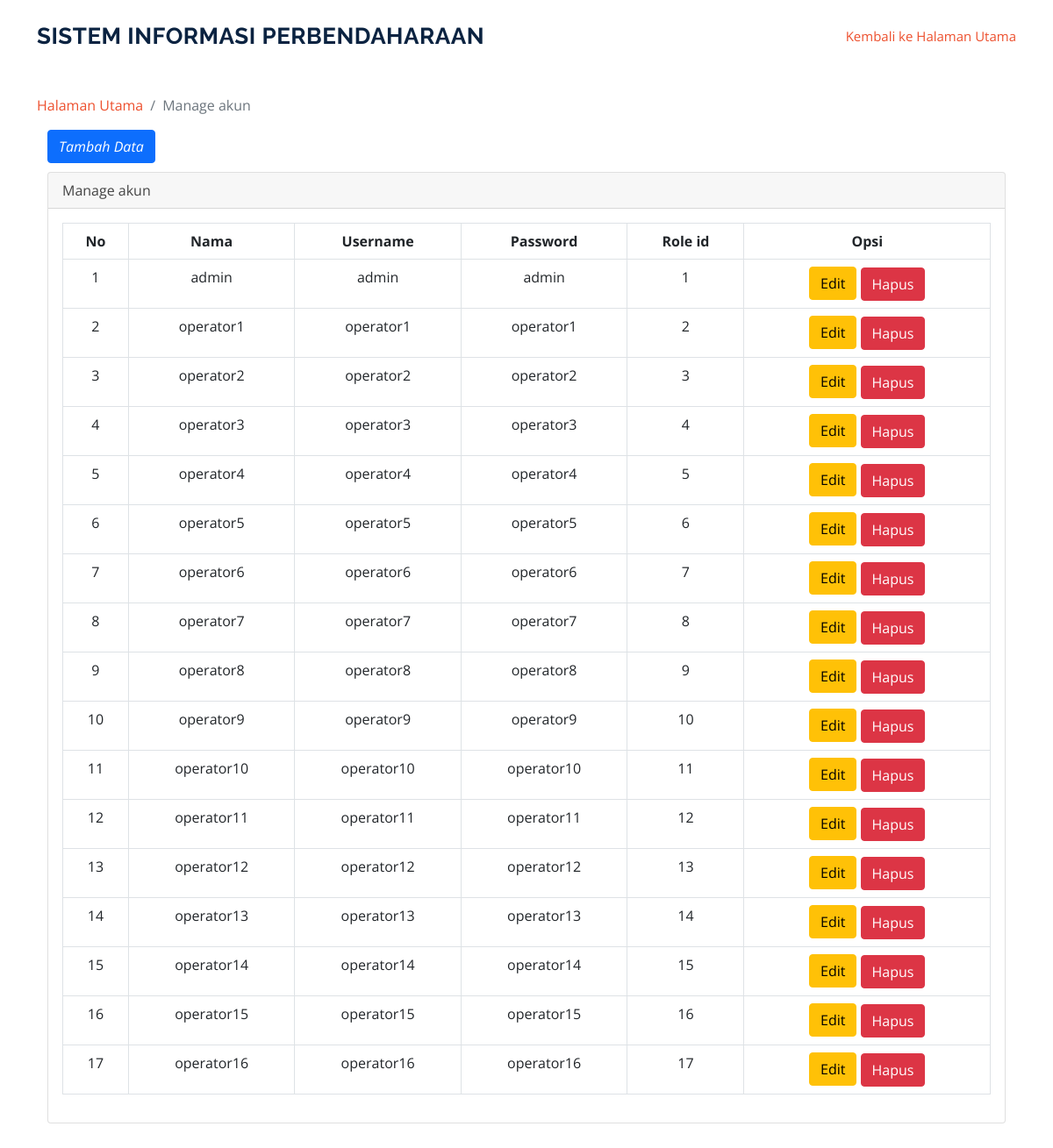
Page /index.php/manageakun on the committed database.
### tables this page shows
CREATE TABLE `user` (
  `id` int(11) NOT NULL,
  `name` varchar(128) NOT NULL,
  `username` varchar(128) NOT NULL,
  `password` varchar(256) NOT NULL,
  `role_id` int(11) NOT NULL,
  `is_active` int(1) NOT NULL
);

### application/controllers/Manageakun.php (called while the page is built, shortened)
<?php
class Manageakun extends CI_Controller {
	public function __construct()
    {
       $this->load->model('model_manageakun');
    }
	function index()
	{
        $data['content'] = $this->db->get('user');
        $this->load->view('manageakun/manageakun', $data);
	}
}

### index.php (called while the page is built, shortened)
<?php
require_once BASEPATH.'core/CodeIgniter.php';

### application/views/manageakun/manageakun.php (the view, shortened to what this page needs)
</head>
<section id_ssh="services" class="services">
      <div class="container">
      <ol class="breadcrumb" >
        <li class="breadcrumb-item">
          <a href="<?php echo base_url('user/index')?>">Halaman Utama</a>
        </li>
        <li class="breadcrumb-item active">Manage akun</li>
      </ol>
      <div class="container">
      <a href="<?php echo base_url('manageakun/menambahdatamanageakun')?>" class="btn btn-primary" style="margin-bottom: 10px;"><i class="fa fa-plus">Tambah Data</a></i>
  <div class="card mb-3">
        <div class="card-header">
          <i class="fa fa-table"></i>Manage akun</div>
        <div class="card-body">
          <div class="table-responsive">
            <table class="table table-bordered" id="dataTable" width="100%" cellspacing="0">
              <thead>
                <tr class="text-center">
                  <th>No</th>
                  <th>Nama</th>
                  <th>Username</th>
                  <th>Password</th>
                  <th>Role id</th>
                  <th>Opsi</th>
                </tr>
              </thead>
            <tbody  class="text-center">
                <tr>
                <?php
                  $i = 1;
                  foreach ($content->result() as $data)
                  {
                  ?>
                  <td><?= $i ?></td>
                  <td><?=  $data->name ?></td>
                  <td><?= $data->username?></td>
                  <td><?= $data->password ?></td>
                  <td><?=$data->role_id?></td>
                  <td>
                    <a href="<?php echo base_url()?>manageakun/updatedatamanageakun/<?php echo $data->id; ?>" class="btn btn-warning" style="margin-bottom: 1px;">Edit<i class="fa fa-tag"></i></a>
                    <a href="<?php echo base_url()?>manageakun/action_deletedatamanageakun/<?php echo $data->id; ?>" onclick="return confirm('Apakah anda yakin?');" class="btn btn-danger">Hapus<i class="fa fa-trash"></i></a>
                  </td>
                </tr>
                    <?php
                      $i++;
                  }
                  ?>
              </tbody>
            </table>
          </div>
        </div>
      </div>
    </div>
  </div>

### assets2/css/style.css (style rules this page uses)
body { font-family: "Open Sans", sans-serif; color: #444444; }
a { color: #ed502e; text-decoration: none; }
section { padding: 60px 0; }

### rows in the picture
user: name "admin", username "admin", password "admin", role "1"
user: name "operator1", username "operator1", password "operator1", role "2"
user: name "operator2", username "operator2", password "operator2", role "3"
user: name "operator3", username "operator3", password "operator3", role "4"
user: name "operator4", username "operator4", password "operator4", role "5"
user: name "operator5", username "operator5", password "operator5", role "6"
user: name "operator6", username "operator6", password "operator6", role "7"
user: name "operator7", username "operator7", password "operator7", role "8"
user: name "operator8", username "operator8", password "operator8", role "9"
user: name "operator9", username "operator9", password "operator9", role "10"
user: name "operator10", username "operator10", password "operator10", role "11"
user: name "operator11", username "operator11", password "operator11", role "12"
user: name "operator12", username "operator12", password "operator12", role "13"
user: name "operator13", username "operator13", password "operator13", role "14"
user: name "operator14", username "operator14", password "operator14", role "15"
user: name "operator15", username "operator15", password "operator15", role "16"
user: name "operator16", username "operator16", password "operator16", role "17"
